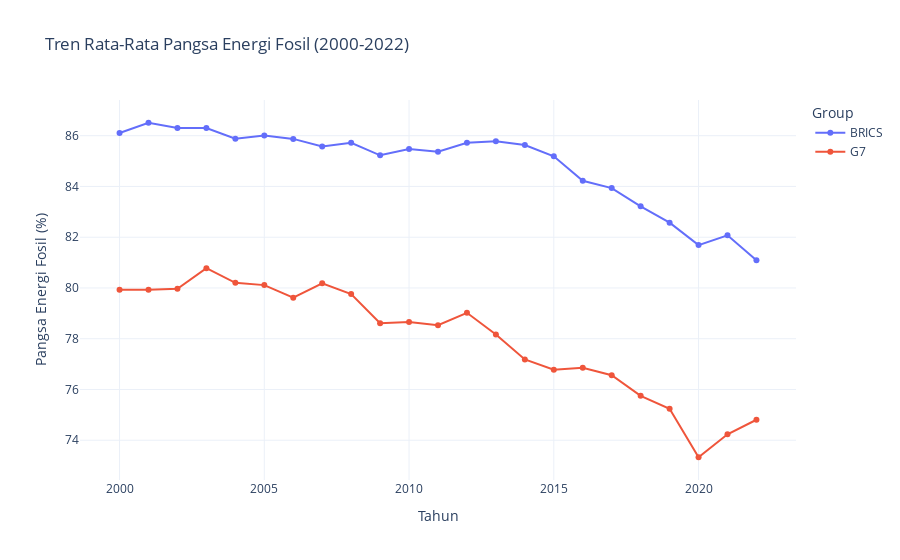

Source (notebook cell):
### Code cell
# --- C. LANGKAH 3: ANALISIS DAN VISUALISASI NARASI ---

# NARASI 1: LAJU DEKARBONISASI (THE SHIFT)
# Bandingkan tren rata-rata pangsa energi fosil

print("\n--- Narasi 1: Laju Dekarbonisasi (Fosil Share) ---")

df_group_trend = df_clean.groupby(['Group', 'year'])['fossil_share_energy'].mean().reset_index()

fig1 = px.line(
    df_group_trend,
    x='year',
    y='fossil_share_energy',
    color='Group',
    title='Tren Rata-Rata Pangsa Energi Fosil (2000-2022)',
    labels={'fossil_share_energy': 'Pangsa Fosil (%)', 'year': 'Tahun'},
    markers=True
)
fig1.update_layout(yaxis_title="Pangsa Energi Fosil (%)", xaxis_title="Tahun")
fig1.show()

### Figure 1 — Plotly figure (JSON) as saved in the notebook; plotly's stock layout.template omitted (floating-point values rounded to 4 significant figures)
{"data": [{"hovertemplate": "Group=BRICS<br>Tahun=%{x}<br>Pangsa Fosil (%)=%{y}<extra></extra>", "legendgroup": "BRICS", "line": {"color": "#636efa", "dash": "solid"}, "marker": {"symbol": "circle"}, "mode": "lines+markers", "name": "BRICS", "orientation": "v", "showlegend": true, "type": "scatter", "x": [2000, 2001, 2002, 2003, 2004, 2005, 2006, 2007, 2008, 2009, 2010, 2011, 2012, 2013, 2014, 2015, 2016, 2017, 2018, 2019, 2020, 2021, 2022], "xaxis": "x", "y": [86.11, 86.51, 86.31, 86.3, 85.88, 86.0, 85.87, 85.58, 85.72, 85.23, 85.47, 85.37, 85.72, 85.78, 85.63, 85.19, 84.23, 83.94, 83.22, 82.57, 81.69, 82.08, 81.09], "yaxis": "y"}, {"hovertemplate": "Group=G7<br>Tahun=%{x}<br>Pangsa Fosil (%)=%{y}<extra></extra>", "legendgroup": "G7", "line": {"color": "#EF553B", "dash": "solid"}, "marker": {"symbol": "circle"}, "mode": "lines+markers", "name": "G7", "orientation": "v", "showlegend": true, "type": "scatter", "x": [2000, 2001, 2002, 2003, 2004, 2005, 2006, 2007, 2008, 2009, 2010, 2011, 2012, 2013, 2014, 2015, 2016, 2017, 2018, 2019, 2020, 2021, 2022], "xaxis": "x", "y": [79.93, 79.93, 79.97, 80.78, 80.2, 80.11, 79.62, 80.19, 79.76, 78.61, 78.65, 78.53, 79.02, 78.17, 77.18, 76.78, 76.85, 76.56, 75.75, 75.24, 73.33, 74.23, 74.81], "yaxis": "y"}], "layout": {"legend": {"title": {"text": "Group"}, "tracegroupgap": 0}, "title": {"text": "Tren Rata-Rata Pangsa Energi Fosil (2000-2022)"}, "xaxis": {"anchor": "y", "domain": [0, 1], "title": {"text": "Tahun"}}, "yaxis": {"anchor": "x", "domain": [0, 1], "title": {"text": "Pangsa Energi Fosil (%)"}}}}
